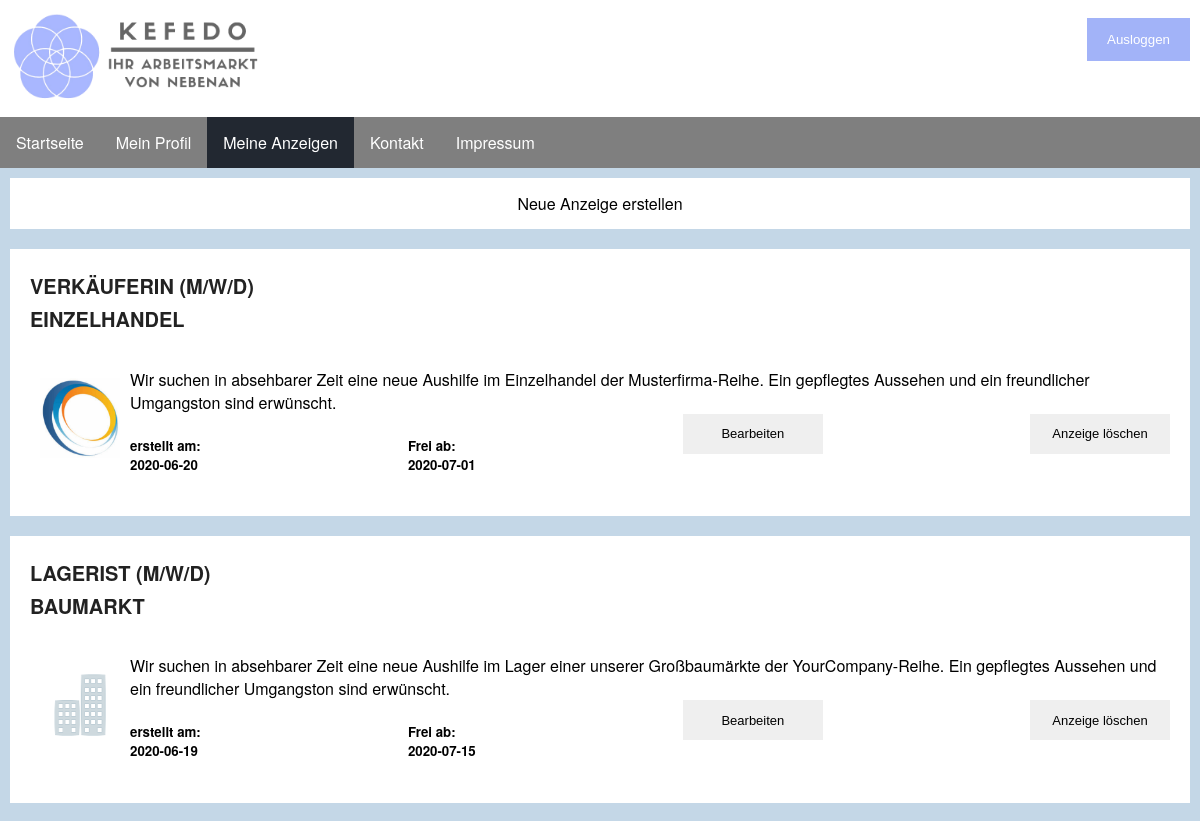
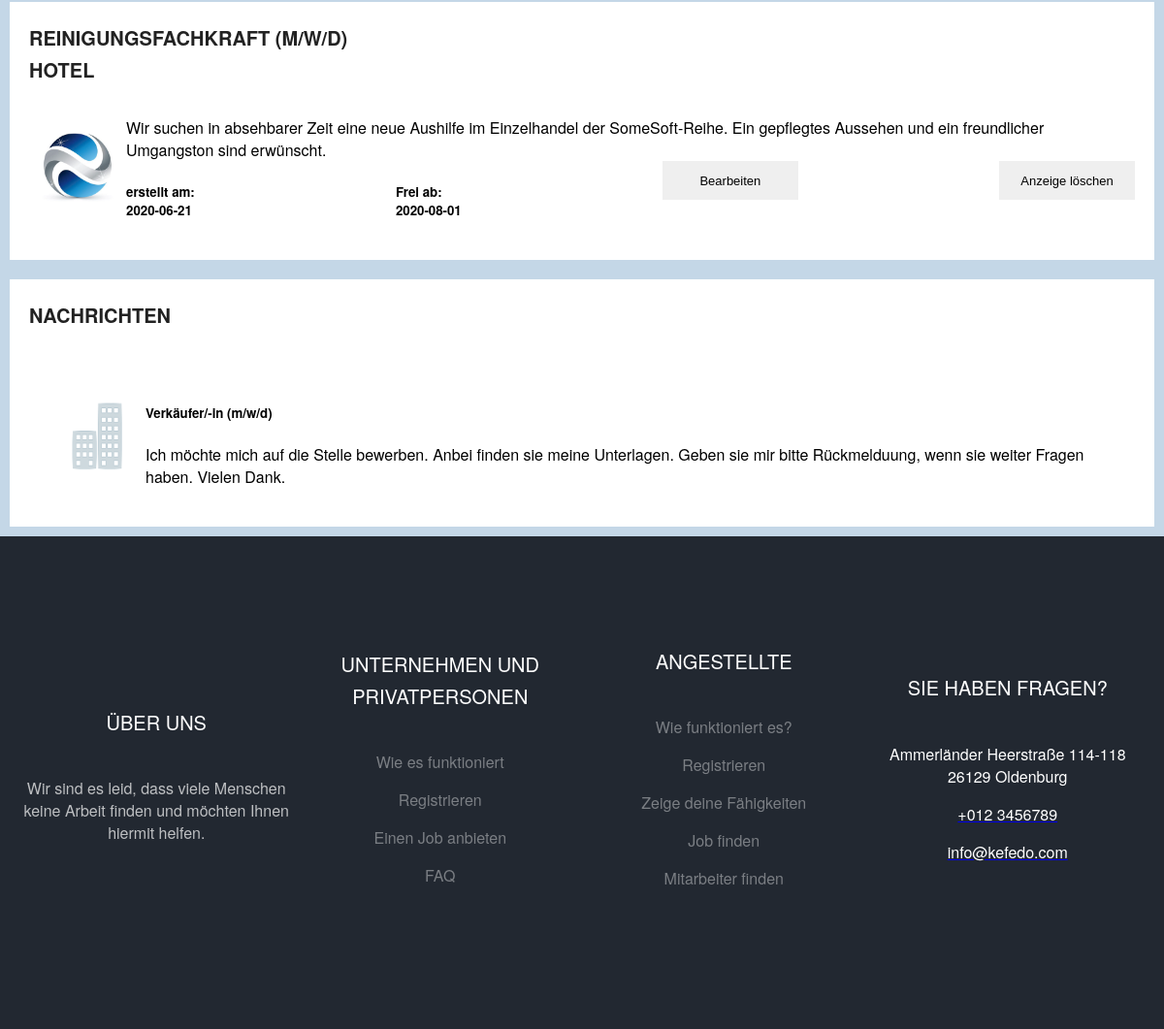
/website_root/messages.php (signed in), run on the app's committed database (2 pictures, top to bottom).
### tables this page shows
CREATE TABLE offers (
                            id INTEGER NOT NULL PRIMARY KEY autoincrement,
                            title VARCHAR(50) NOT NULL,
                            subtitle VARCHAR(50) NOT NULL,
                            companyName VARCHAR(50) DEFAULT NULL,
                            description VARCHAR(2000) DEFAULT NULL,
                            address INTEGER NOT NULL,
                            created DATE NOT NULL DEFAULT CURRENT_TIMESTAMP,
                            free DATE DEFAULT NULL,
                            offerType INTEGER(1) NOT NULL,
                            duration INTEGER(1) DEFAULT NULL,
                            workModel INTEGER(1) DEFAULT NULL,
                            creator INTEGER NOT NULL,
                            FOREIGN KEY(address) REFERENCES address (id),
                            FOREIGN KEY(creator) REFERENCES user (id)
                            
                            );

### website_root/php/offer/Offer.php (called while the page is built, shortened)
<?php
class Offer
{
    private $id;
    private $title;
    private $subTitle;
    private $description;
    private $created;
    private $free;
    public function getId()
    {
        return $this->id;
    }
    public function setId($id): void
    {
        $this->id = $id;
    }
    public function getTitle()
    {
        return $this->title;
    }
    public function setTitle($title): void
    {
        $this->title = $title;
    }
    public function getSubTitle()
    {
        return $this->subTitle;
    }
    public function setSubTitle($subTitle): void
    {
        $this->subTitle = $subTitle;
    }
    public function getDescription()
    {
        return $this->description;
    }
    public function setDescription($description): void
    {
        $this->description = $description;
    }
    public function getLogo()
    {
        if (file_exists('images/logos/' . $this->getId() . '.png')) {
            return 'images/logos/' . $this->getId() . '.png';
        }
        if (file_exists('images/logos/' . $this->getId() . '.jpeg')) {
            return 'images/logos/' . $this->getId() . '.jpeg';
        }
        return 'images/company_placeholder.png';
    }
    public function getCreated()
    {
        return $this->created;
    }
    public function setCreated($created): void
    {
        $this->created = $created;
    }
    public function getFree()
    {
        return $this->free;
    }
    public function setFree($free): void
    {
        $this->free = $free;
    }
}

### website_root/php/database/SqliteDatabase.php (called while the page is built, shortened)
<?php
class SqliteDatabase implements Database
{
    private $conn;
    public function exists(): ?bool
    {
        return file_exists('../DB.sqlite3');
    }
    public function connect(): ?bool
    {
        if ($this->exists()) {
            $this->conn = new PDO('sqlite:../DB.sqlite3') or die("Cannot open the Database");
        } else {
            $this->conn = new PDO('sqlite:../DB.sqlite3') or die("Cannot open the Database");
            return $this->create();
        }
        return true;
    }
    public function execute($command, $values)
    {
        if ($this->conn !== null && is_array($values) && is_string($command)) {
            try {
                $stm = $this->conn->prepare($command);
                $stm->execute($values);
                return $stm->fetchAll();
            } catch (PDOException $e) {
                print $e;
                return false;
            }
        } else {
            return false;
        }
    }
}

### website_root/php/offer/OfferDAOImpl.php (called while the page is built, shortened)
<?php
class OfferDAOImpl implements OfferDAO
{
    private $database;
    public function __construct()
    {
        $databaseController = new DatabaseController();
        $this->database = $databaseController::getDatabase();
        try {
            $this->database->connect();
        } catch (Exception $e) {
            echo $e;
        }
    }
    public function getOwnOffers($user)
    {
        $command = "SELECT * FROM offers, address WHERE offers.address = address.id AND creator=?";
        $values = [$user->getId()];
        return OfferHelper::getOffersFromSQLResult($this->database->execute($command, $values));
    }
}

### website_root/php/database/DatabaseController.php (called while the page is built, shortened)
<?php
class DatabaseController
{
    private static $database;
    public function __construct()
    {
        self::$database = new SqliteDatabase();
    }
    public static function getDatabase(): SqliteDatabase
    {
        return self::$database;
    }
}

### website_root/php/user/UserDAOImpl.php (called while the page is built, shortened)
<?php
class UserDAOImpl implements UserDAO
{
    public function __construct()
    {
        $databaseController = new DatabaseController();
        $this->database = $databaseController::getDatabase();
    }
}

### website_root/messages.php (the view, shortened to what this page needs)
<?php
include "header.php";
include_once 'php/classes.php';
$email = $_COOKIE['email'] ?? null;
$eingelogt = $_COOKIE['loggedin'];
if ($eingelogt != "true") {
    $_SESSION["error"] = "loggout";
    ?>
    <script language="javascript" type="text/javascript"> document.location = "index.php"; </script><?php
} else {
    if ($email !== null) {
        $user = new UserDAOImpl();
        $user = $user->findUserByMail($email);
        if ($user !== null) {
            $OfferDAOImpl = new OfferDAOImpl();
            $result = $OfferDAOImpl->getOwnOffers($user);
        } else {
            $result = null;
        }
    }
}
?>
<div class="header">
    <nav>
        <ul class="navi">
            <li class="navibutton"><a href="index.php" class="naviobjekt"> Startseite</a></li>
            <li class="navibutton">
                <a href="profil.php" class="naviobjekt"> Mein Profil</a>
            </li>
            <li class="navibutton">
                <div class="active"><a href="messages.php" class="naviobjekt"> Meine Anzeigen </a></div>
            </li>
            <li class="navibutton"><a href="contact.php" class="naviobjekt">Kontakt </a></li>
            <li class="navibutton"><a href="impressum.php" class="naviobjekt">Impressum </a></li>
        </ul>
    </nav>
</div>
<div class="grid-farbe">
    <div class="button_field">
        <a href="new_offer.php" class="button_new_offer">Neue Anzeige erstellen</a>
    </div>
    <div class="row">
        <div class="leftcolumn">
            <?php
            displayResults($result);
            function displayResults($result)
            {
                if ($result !== null) {
                    foreach ($result as $offer) {
                        $offer_id = $offer->getId();
                        $html = "<div class=\"card\">
                                    <div class=\"anzeigen-inhalt\">
                                        <h2>" . $offer->getTitle() . "<br>" . $offer->getSubTitle() . "</h2>
                                        <img class=\"fakeimg\" src=\"" . $offer->getLogo() . "\" alt=\"Firmenlogo\">
                                        <div class=\"beschreibung\">
                                            " . $offer->getDescription() . "
                                        </div>
                                    </div>
                                    <form method=\"POST\"  class=\"profile-form\" id=\"profile-form\">
                                    <div class=\"infos\">
                                        <div class=\"erstellt\"><h5>erstellt am:<br>" . $offer->getCreated() . "</div>
                                        <div class=\"frei\"><h5> Frei ab:<br>" . $offer->getFree() . "</h5></div>
                                        <input type='hidden' name='id_offer' value='$offer_id'></form>
                                     <form method='post' action='new_offer.php'><input type=\"submit\" value=\"Bearbeiten\" class=\"submit\" name=\"bearbeiten_offer\"
                                   id=\"submit\"/>
                                        <input type='hidden' name='id_offer' value='$offer_id'></form>
                                    <input type=\"submit\" value=\"Anzeige löschen\" class=\"submit\" name=\"anzeigeloeschen\"
                                   id=\"submit\"/>
                                    </div>
                                 </form>
                                </div>";
                        echo $html . "\n";
                    }
                }
            }
            ?>
        </div>
        <div class="rightcolumn">
            <div class="card">
                <h2>Nachrichten</h2>
                <div class="card">
                    <div class=" nachricht">
                        <img class="fakeimg" src="images/company_placeholder.png" alt="Firmenlogo">
                        <div class="nachrichtenbes">
                            <h5>Verkäufer/-in (m/w/d)</h5>
                            Ich möchte mich auf die Stelle bewerben. Anbei finden sie meine Unterlagen.
                            Geben sie mir bitte Rückmelduung, wenn sie weiter Fragen haben. Vielen Dank.
                        </div>
                    </div>
                </div>
            </div>
        </div>

### website_root/header.php (shortened to what this page needs)
<!DOCTYPE html>
<html lang="de">
<head>
    <link rel="stylesheet" type="text/css" href="styles/global.css">
    <?php if (preg_match("/messages\.php/i", $_SERVER['REQUEST_URI'])) { ?>
        <link rel="stylesheet" type="text/css" href="styles/messages.css">
    <?php } ?>
</head>
<body>
<div class="grid-container">
    <div class="headerrahmen">
        <div class="logo">
            <a href="index.php"><img alt="Logo" class="kefedologo" src="images/logo.png"></a>
        </div>
        <?php if (isset($_COOKIE["loggedin"]) and $_COOKIE["loggedin"] === "true") {
            ?>
            <div class="loginbutton">
                <form action="login.php" method="post">
                    <button type="submit" name="logoutSubmit" style="width:auto;">
                        Ausloggen
                    </button>
                </form>
            </div>
    <?php
    }
    ?>
</div>

### website_root/styles/global.css (style rules this page uses)
body { margin: 0; font-family: "Helvetica Neue", Helvetica, Arial, sans-serif; }
input { display: block; max-width: 100%; border: 1px solid #ebebeb; padding: 12px 20px; box-sizing: border-box; font-weight: 500; font-size: 13px; }
button { background-color: #A2B3F8; color: white; padding: 14px 20px; margin: 8px 0; border: none; cursor: pointer; width: 100%; }
.submit { width: 140px; height: 40px; display: flex; font-weight: 400; font-size: 13px; padding: 10px; border: none; cursor: pointer; }
h2 { line-height: 1.66; padding: 0; font-weight: 700; color: #222; font-size: 20px; text-transform: uppercase; margin: 0 0 32px; }
.footer { display: block; position: relative; font-size: 16px; padding: 7em 0; background: #222831; color: rgba(255, 255, 255, 0.7); grid-area: footer; align-content: center; }
.footer-row { display: flex; flex-wrap: wrap; align-content: center; }
.grid-farbe { padding: 10px; background-color: #c4d7e7; }
.text { color: #fff; text-decoration: none; }
.footer-col { float: left; flex-grow: 1; text-align: center; align-content: center; flex-wrap: wrap; width: 200px; }
.list-unstyled { padding-left: 0; list-style: none; }
.footer-li { padding-bottom: 1rem !important; }
.container { width: 100%; padding-right: 15px; padding-left: 15px; margin: auto; }
.footer-h2 { font-family: inherit; color: #fff; margin-bottom: 40px; font-size: 20px; font-weight: 400; }
.footer-link { color: rgba(255, 255, 255, 0.4); text-decoration: none; }
.headerrahmen { display: flex; flex-wrap: wrap; justify-content: space-between; padding: 10px; max-width: 100%; overflow: hidden; }
.loginbutton { float: right; margin-right: 0; align-items: end; }
.logo { flex-grow: 100; }
.kefedologo { max-width: 250px; min-width: 200px; }
.navi { list-style-type: none; margin: 0; padding: 0; overflow: hidden; background-color: #7f7f7f; }
.navibutton { float: left; }
.naviobjekt { display: block; color: white; text-decoration: none; text-align: center; padding: 14px 16px; }
.navibutton :last-child { border-right: none; }
.active { background-color: #222831; }

### website_root/styles/messages.css (style rules this page uses)
.leftcolumn { float: left; width: 50%; }
.rightcolumn { float: left; width: 50%; padding-left: 20px; }
.fakeimg { padding: 10px; min-width: 100px; max-width: 100px; float: left; }
.button_new_offer { display: block; color: black; text-decoration: none; text-align: center; padding: 14px 16px; }
.button_field { background-color: white; }
.infos { display: flex; justify-content: space-between; }
.nachricht { display: flex; }
.card { background-color: white; padding: 20px; margin-top: 20px; }
.row:after { content: ""; display: table; clear: both; }
@media screen and (max-width: 1200px) { .leftcolumn, .rightcolumn { width: 100%; padding: 0; } }

### data on the page
offers: title "VERKÄUFERIN (M/W/D)", subtitle "EINZELHANDEL", shows a picture, description "Wir suchen in absehbarer Zeit eine neue Aushilfe im Einzelhandel der Musterfirma-Reihe. Ein gepflegtes Aussehen und ein freundlicher Umgangston sind erwünscht.", created "2020-06-20", free "2020-07-01"
offers: title "LAGERIST (M/W/D)", subtitle "BAUMARKT", shows a picture, description "Wir suchen in absehbarer Zeit eine neue Aushilfe im Lager einer unserer Großbaumärkte der YourCompany-Reihe. Ein gepflegtes Aussehen und ein freundlicher Umgangston sind erwünscht.", created "2020-06-19", free "2020-07-15"
offers: title "REINIGUNGSFACHKRAFT (M/W/D)", subtitle "HOTEL", shows a picture, description "Wir suchen in absehbarer Zeit eine neue Aushilfe im Einzelhandel der SomeSoft-Reihe. Ein gepflegtes Aussehen und ein freundlicher Umgangston sind erwünscht.", created "2020-06-21", free "2020-08-01"
